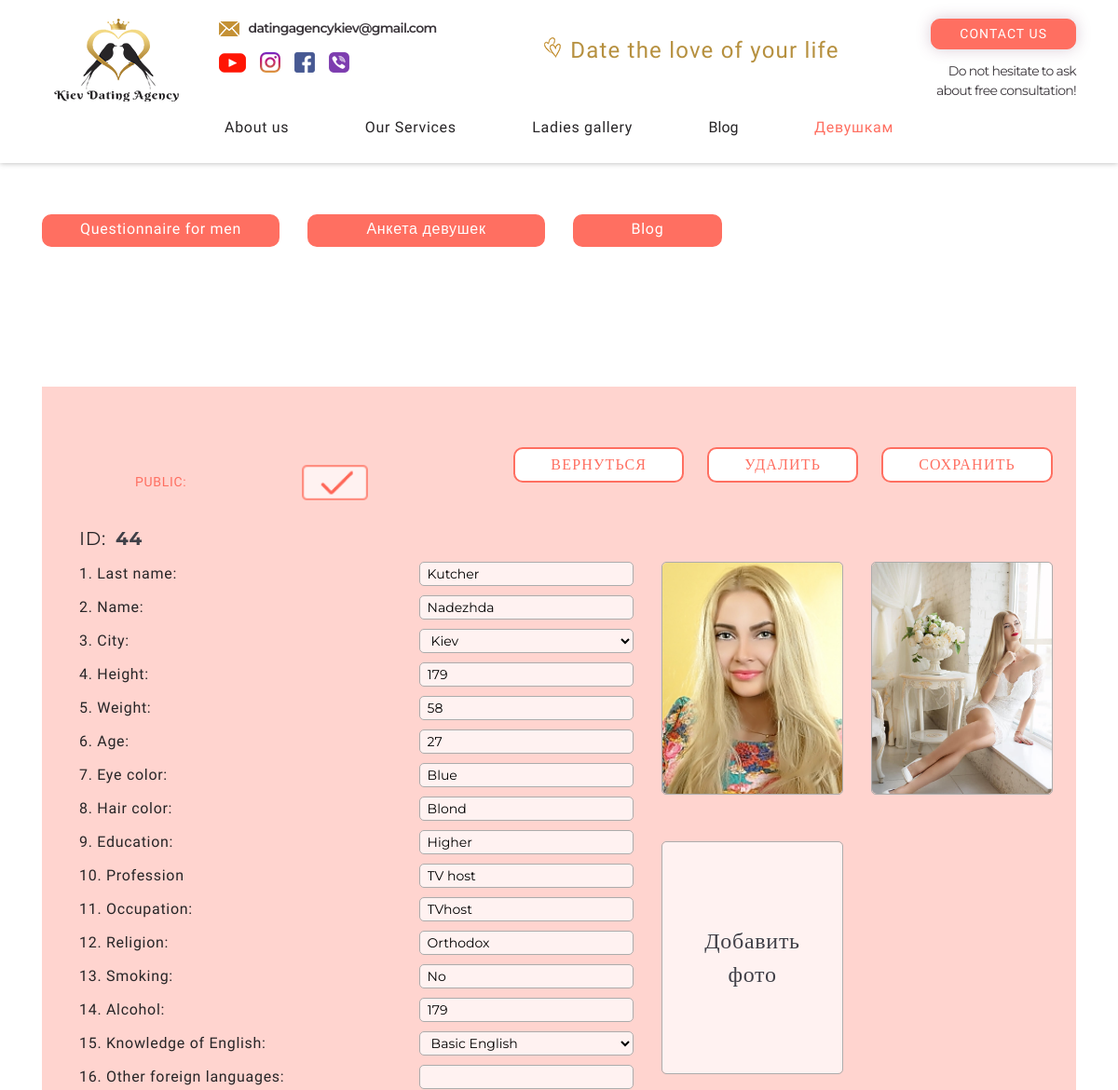
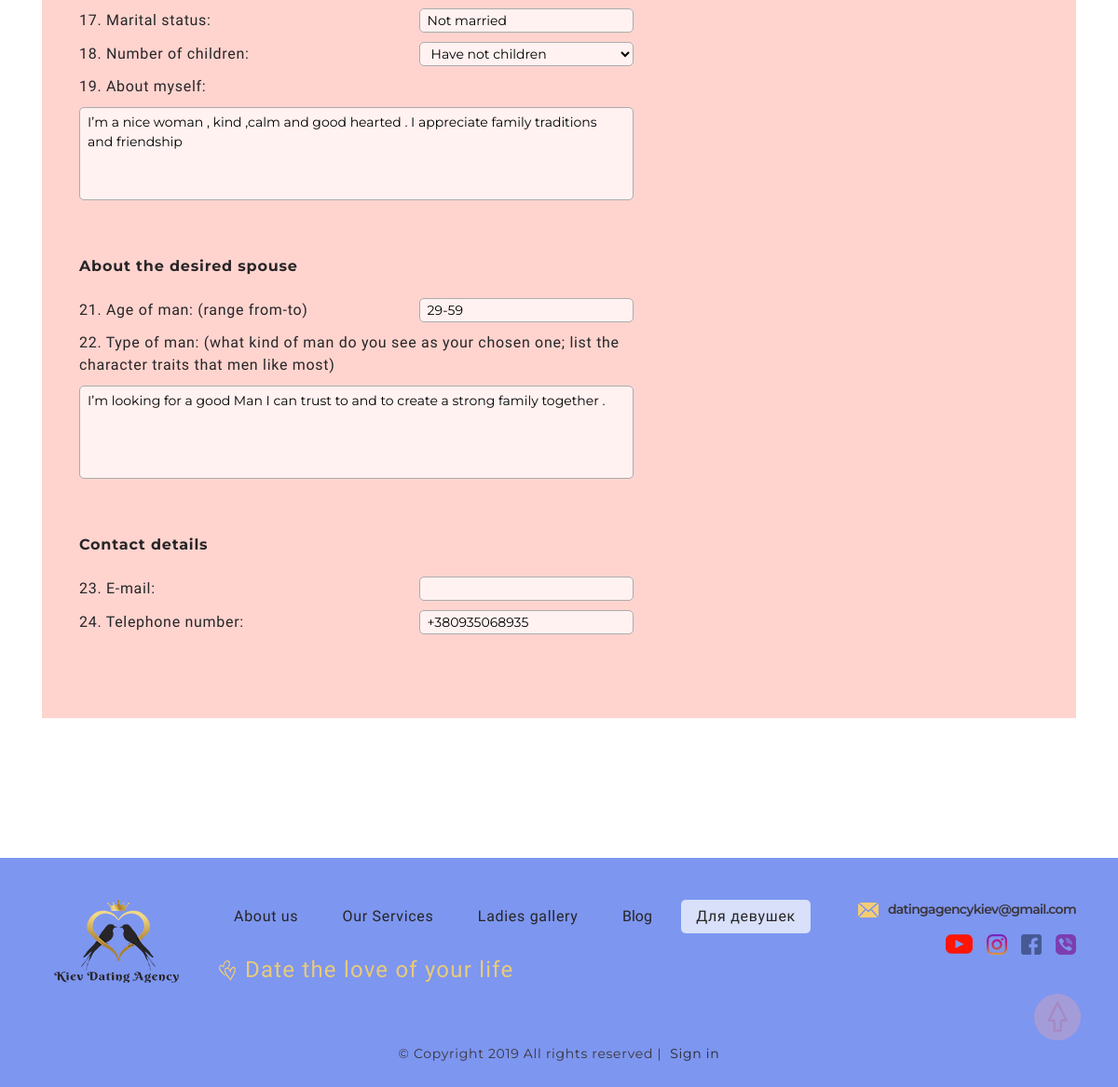
The app's page /admin/girls/44 (signed in) with its own data (2 pictures, top to bottom).
### tables this page shows
CREATE TABLE `girls` (
  `id` int(11) NOT NULL,
  `num` varchar(11) NOT NULL,
  `name` varchar(250) NOT NULL,
  `l_name` varchar(250) NOT NULL,
  `city` varchar(250) DEFAULT NULL,
  `height` varchar(150) DEFAULT NULL,
  `weight` varchar(150) DEFAULT NULL,
  `age` varchar(150) DEFAULT NULL,
  `color_eye` varchar(250) DEFAULT NULL,
  `color_heir` varchar(250) DEFAULT NULL,
  `education` varchar(250) DEFAULT NULL,
  `profession` varchar(250) DEFAULT NULL,
  `occupation` varchar(250) DEFAULT NULL,
  `religion` varchar(250) DEFAULT NULL,
  `smoking` varchar(250) DEFAULT NULL,
  `alcohol` varchar(250) DEFAULT NULL,
  `lang_eng` varchar(250) DEFAULT NULL,
  `lang_other` varchar(500) DEFAULT NULL,
  `family_status` varchar(250) DEFAULT NULL,
  `children_count` int(11) DEFAULT NULL,
  `about` mediumtext,
  `man_age` varchar(250) DEFAULT NULL,
  `man_about` mediumtext,
  `mail` varchar(250) DEFAULT NULL,
  `phone` varchar(250) DEFAULT NULL,
  `public` int(1) NOT NULL DEFAULT '0',
  `date_created` int(11) NOT NULL
);

### application/views/admin/girls.php (the view, shortened to what the rows shown need)
<?=$header;?>
<section id="profile" class="profile">
    <div class="container">
        <form action="" method="post" id="profile-of-girl" class="profile-of-girl pofg">
            <div class="row">
                <div class="col-12 col-sm-5 col-md-4 col-lg-3 col-xl-2">
                    <div class="pofg__group-items d-flex">
                        <label for="pofg__id" class="pofg__label pofg__label_id">ID:</label>
                        <span id="pofg__id" class="pofg__span_id"><?=$girl['id'];?></span>
                    </div>
                </div>
            </div>
            <div id="pofg__all-input" class="row">
                <div class="col-lg-7">
                    <div class="row pofg__group-items">
                        <div class="col-sm-5">
                            <input name="l_name" value="<?=$girl['l_name'];?>" id="pofg__last-name" type="text" class="pofg__input pofg__input_last-name">
                        </div>
                    </div>
                    <div class="row pofg__group-items">
                        <div class="col-sm-5">
                            <input name="name" value="<?=$girl['name'];?>" id="pofg__first-name" type="text" class="pofg__input pofg__input_first-name">
                        </div>
                    </div>
                    <div class="row pofg__group-items">
                        <div class="col-sm-5">
                            <select name="city" id="pofg__city" class="pofg__input pofg__input_city">
                                <option <?=($girl['city'] == 'Kiev' ? 'selected' : '');?> value="Kiev">Kiev</option>
                            </select>
                        </div>
                    </div>
                    <div class="row pofg__group-items">
                        <div class="col-sm-5">
                            <input name="height" value="<?=$girl['height'];?>" id="pofg__height" type="text" class="pofg__input pofg__input_height">
                        </div>
                    </div>
                    <div class="row pofg__group-items">
                        <div class="col-sm-5">
                            <input name="weight" value="<?=$girl['weight'];?>" id="pofg__weight" type="text" class="pofg__input pofg__input_weight">
                        </div>
                    </div>
                    <div class="row pofg__group-items">
                        <div class="col-sm-5">
                            <input name="age" value="<?=$girl['age'];?>" id="pofg__age" type="text" class="pofg__input pofg__input_age">
                        </div>
                    </div>
                    <div class="row pofg__group-items">
                        <div class="col-sm-5">
                            <input name="color_eye" value="<?=$girl['color_eye'];?>" id="pofg__eye-color" type="text" class="pofg__input pofg__input_eye-color">
                        </div>
                    </div>
                    <div class="row pofg__group-items">
                        <div class="col-sm-5">
                            <input name="color_heir" value="<?=$girl['color_heir'];?>" id="pofg__hair-color" type="text" class="pofg__input pofg__input_hair-color">
                        </div>
                    </div>
                    <div class="row pofg__group-items">
                        <div class="col-sm-5">
                            <input name="education" value="<?=$girl['education'];?>" id="pofg__education" type="text" class="pofg__input pofg__input_education">
                        </div>
                    </div>
                    <div class="row pofg__group-items">
                        <div class="col-sm-5">
                            <input name="profession" value="<?=$girl['profession'];?>" id="pofg__profession" type="text" class="pofg__input pofg__input_profession">
                        </div>
                    </div>
                    <div class="row pofg__group-items">
                        <div class="col-sm-5">
                            <input name="occupation" value="<?=$girl['occupation'];?>" id="pofg__occupation" type="text" class="pofg__input pofg__input_occupation">
                        </div>
                    </div>
                    <div class="row pofg__group-items">
                        <div class="col-sm-5">
                            <input name="religion" value="<?=$girl['religion'];?>" id="pofg__religion" type="text" class="pofg__input pofg__input_religion">
                        </div>
                    </div>
                    <div class="row pofg__group-items">
                        <div class="col-sm-5">
                            <input name="smoking" value="<?=$girl['smoking'];?>" id="pofg__smoking" type="text" class="pofg__input pofg__input_smoking">
                        </div>
                    </div>
                    <div class="row pofg__group-items">
                        <div class="col-sm-5">
                            <input name="alcohol" value="<?=$girl['height'];?>" id="pofg__alcohol" type="text" class="pofg__input pofg__input_alcohol">
                        </div>
                    </div>
                    <div class="row pofg__group-items">
                        <div class="col-sm-5">
                            <select name="lang_eng" id="pofg__knowledge-of-english" class="pofg__input pofg__input_knowledge-of-english">
                                <option <?=($girl['lang_eng'] == 'basic' ? 'selected' : '');?> value="basic">Basic English</option>
                            </select>
                        </div>
                    </div>
                    <div class="row pofg__group-items">
                        <div class="col-sm-5">
                            <input name="family_status" value="<?=$girl['family_status'];?>" id="pofg__marital-status" type="text" class="pofg__input pofg__input_marital-status">
                        </div>
                    </div>
                    <div class="row pofg__group-items">
                        <div class="col-sm-5">
                            <select name="children_count" id="pofg__amount-of-children" class="pofg__input pofg__input_amount-of-children">
                                <option <?=($girl['children_count'] == '0' ? 'selected' : '');?> value="0">Have not children</option>
                            </select>
                        </div>
                    </div>
                    <div class="row pofg__group-textarea d-flex flex-column">
                        <div class="col-12">
                            <textarea name="about" id="pofg__about-you" class="pofg__textarea pofg__textarea_about-you"><?=$girl['about'];?></textarea>
                        </div>
                    </div>
                    <div class="row pofg__group-items">
                        <div class="col-sm-5">
                            <input name="man_age" value="<?=$girl['man_age'];?>" id="pofg__age-of-man" type="text" class="pofg__input pofg__input_age-of-man">
                        </div>
                    </div>
                    <div class="row pofg__group-textarea d-flex flex-column">
                        <div class="col-12">
                            <textarea name="man_about" id="pofg__man-type" class="pofg__textarea pofg__textarea_man-type"><?=$girl['man_about'];?></textarea>
                        </div>
                    </div>
                    <div class="row pofg__group-items">
                        <div class="col-sm-5">
                            <input name="phone" value="<?=$girl['phone'];?>" id="pofg__phone-number" type="tel" class="pofg__input pofg__input_phone-number">
                        </div>
                    </div>
                </div>
            </div>
        </form>
    </div>
</section>
<?=$footer;?>

### records on screen
girls: id "44", l_name "Kutcher", name "Nadezhda", city "Kiev", height "179", weight "58", age "27", color_eye "Blue", color_heir "Blond", education "Higher", profession "TV host", occupation "TVhost", religion "Orthodox", smoking "No", alcohol "179", lang_eng "Basic English", family_status "Not married", children_count "Have not children", about "I’m a nice woman , kind ,calm and good hearted . I appreciate family traditions and friendship", man_age "29-59", man_about "I’m looking for a good Man I can trust to and to create a strong family together .", phone "+380935068935"
